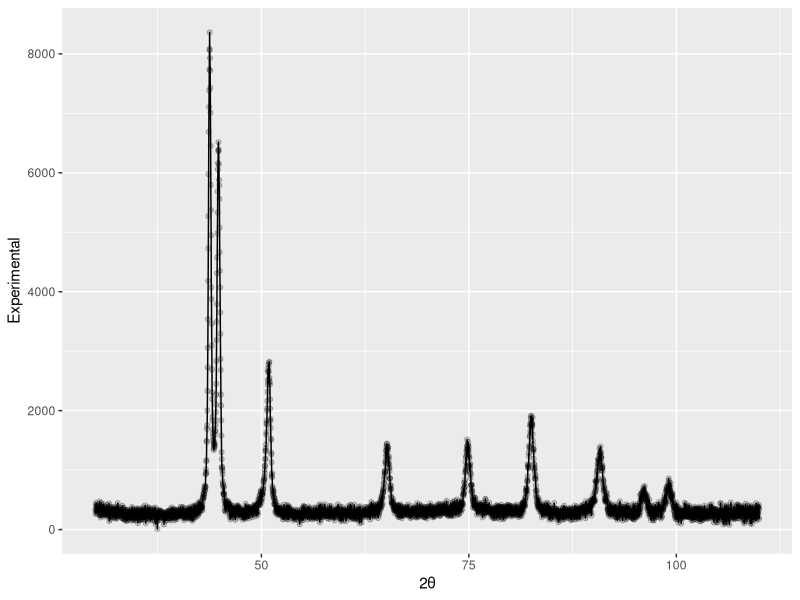

Write R code to recreate this figure.
## ---- chunk 1
# Caricamento librerie
library(knitr)
library(kableExtra)
library(tidyverse)
library(modelr)
library(purrr)
library(patchwork)


# Impostazioni output
knitr::opts_chunk$set(
	fig.align  = "center",      # allineamento figure
	fig.dim    = c(5, 3) * 1.2, # rapporto larghezza/altezza e fattore di scala
	out.height = "2.8in",       # altezza effettiva figure
	message    = FALSE,         # sopprimi messaggi
	warning    = FALSE,         # sopprimi warning
	echo       = TRUE,          # mostra i codice dei chunk
	include    = TRUE,          # mostra l'output dei chunk
	tidy       = TRUE,          # formatta il codice dei chunk
  tidy.opts  = list(width.cutoff=I(75)) # massima larghezza codice nei chunk
)
## ---- chunk 2
Data <- read.csv("Dati_XRD.csv") 
Data %>% 
  head(10) %>% 
  kable(booktabs=T, caption="Campionamento generale") %>%
  kable_styling(latex_options = c("striped", "HOLD_position"), position = "center")
## ---- chunk 3
Data %>% 
  ggplot(aes(x=X2.theta, y=Experimental)) + 
  geom_point(alpha=0.2) + 
  geom_line() + 
  labs(x="2θ", y="Experimental")
